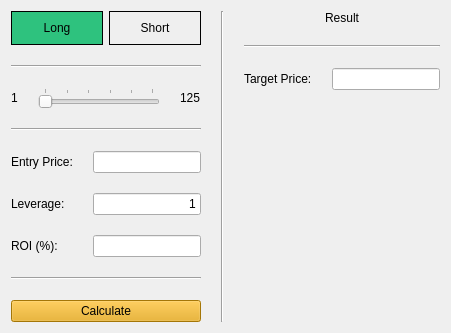
      <widget class="QWidget" name="tabTargetPrice">
       <attribute name="title">
        <string>Target Price</string>
       </attribute>
       <layout class="QHBoxLayout" name="horizontalLayout_9">
        <property name="spacing">
         <number>20</number>
        </property>
        <item>
         <layout class="QVBoxLayout" name="verticalLayout_10">
          <item>
           <layout class="QHBoxLayout" name="horizontalLayout_7">
            <property name="spacing">
             <number>6</number>
            </property>
            <property name="sizeConstraint">
             <enum>QLayout::SizeConstraint::SetMinimumSize</enum>
            </property>
            <item>
             <widget class="QFrame" name="targetLongFrame">
              <property name="sizePolicy">
               <sizepolicy hsizetype="Preferred" vsizetype="Fixed">
                <horstretch>0</horstretch>
                <verstretch>0</verstretch>
               </sizepolicy>
              </property>
              <property name="cursor">
               <cursorShape>PointingHandCursor</cursorShape>
              </property>
              <property name="styleSheet">
               <string notr="true">background-color: rgb(46, 194, 126);
border: 1px solid #000000;</string>
              </property>
              <property name="frameShape">
               <enum>QFrame::Shape::StyledPanel</enum>
              </property>
              <property name="frameShadow">
               <enum>QFrame::Shadow::Raised</enum>
              </property>
              <layout class="QVBoxLayout" name="verticalLayout_11">
               <item>
                <widget class="QLabel" name="label_23">
                 <property name="sizePolicy">
                  <sizepolicy hsizetype="Preferred" vsizetype="Fixed">
                   <horstretch>0</horstretch>
                   <verstretch>0</verstretch>
                  </sizepolicy>
                 </property>
                 <property name="styleSheet">
                  <string notr="true">border: none;</string>
                 </property>
                 <property name="text">
                  <string>Long</string>
                 </property>
                 <property name="alignment">
                  <set>Qt::AlignmentFlag::AlignCenter</set>
                 </property>
                </widget>
               </item>
              </layout>
             </widget>
            </item>
            <item>
             <widget class="QFrame" name="targetShortFrame">
              <property name="sizePolicy">
               <sizepolicy hsizetype="Preferred" vsizetype="Fixed">
                <horstretch>0</horstretch>
                <verstretch>0</verstretch>
               </sizepolicy>
              </property>
              <property name="cursor">
               <cursorShape>PointingHandCursor</cursorShape>
              </property>
              <property name="styleSheet">
               <string notr="true">border: 1px solid #000000;</string>
              </property>
              <property name="frameShape">
               <enum>QFrame::Shape::StyledPanel</enum>
              </property>
              <property name="frameShadow">
               <enum>QFrame::Shadow::Raised</enum>
              </property>
              <layout class="QVBoxLayout" name="verticalLayout_12">
               <item>
                <widget class="QLabel" name="label_24">
                 <property name="sizePolicy">
                  <sizepolicy hsizetype="Preferred" vsizetype="Fixed">
                   <horstretch>0</horstretch>
                   <verstretch>0</verstretch>
                  </sizepolicy>
                 </property>
                 <property name="styleSheet">
                  <string notr="true">border: none;</string>
                 </property>
                 <property name="text">
                  <string>Short</string>
                 </property>
                 <property name="alignment">
                  <set>Qt::AlignmentFlag::AlignCenter</set>
                 </property>
                </widget>
               </item>
              </layout>
             </widget>
            </item>
           </layout>
          </item>
          <item>
           <widget class="Line" name="line_11">
            <property name="orientation">
             <enum>Qt::Orientation::Horizontal</enum>
            </property>
           </widget>
          </item>
          <item>
           <layout class="QHBoxLayout" name="horizontalLayout_8">
            <item>
             <widget class="QLabel" name="label_25">
              <property name="sizePolicy">
               <sizepolicy hsizetype="Preferred" vsizetype="Fixed">
                <horstretch>0</horstretch>
                <verstretch>0</verstretch>
               </sizepolicy>
              </property>
              <property name="text">
               <string>1</string>
              </property>
             </widget>
            </item>
            <item>
             <widget class="QSlider" name="targetLeverageSlider">
              <property name="cursor">
               <cursorShape>PointingHandCursor</cursorShape>
              </property>
              <property name="minimum">
               <number>1</number>
              </property>
              <property name="maximum">
               <number>125</number>
              </property>
              <property name="orientation">
               <enum>Qt::Orientation::Horizontal</enum>
              </property>
              <property name="tickPosition">
               <enum>QSlider::TickPosition::TicksAbove</enum>
              </property>
              <property name="tickInterval">
               <number>25</number>
              </property>
             </widget>
            </item>
            <item>
             <widget class="QLabel" name="label_26">
              <property name="sizePolicy">
               <sizepolicy hsizetype="Preferred" vsizetype="Fixed">
                <horstretch>0</horstretch>
                <verstretch>0</verstretch>
               </sizepolicy>
              </property>
              <property name="text">
               <string>125</string>
              </property>
             </widget>
            </item>
           </layout>
          </item>
          <item>
           <widget class="Line" name="line_12">
            <property name="orientation">
             <enum>Qt::Orientation::Horizontal</enum>
            </property>
           </widget>
          </item>
          <item>
           <layout class="QFormLayout" name="formLayout_5">
            <item row="0" column="0">
             <widget class="QLabel" name="label_27">
              <property name="text">
               <string>Entry Price:</string>
              </property>
             </widget>
            </item>
            <item row="0" column="1">
             <widget class="QLineEdit" name="targetEntryPrice">
              <property name="alignment">
               <set>Qt::AlignmentFlag::AlignRight|Qt::AlignmentFlag::AlignTrailing|Qt::AlignmentFlag::AlignVCenter</set>
              </property>
             </widget>
            </item>
            <item row="1" column="0">
             <widget class="QLabel" name="label_28">
              <property name="text">
               <string>Leverage:</string>
              </property>
             </widget>
            </item>
            <item row="1" column="1">
             <widget class="QLineEdit" name="targetLeverage">
              <property name="text">
               <string>1</string>
              </property>
              <property name="alignment">
               <set>Qt::AlignmentFlag::AlignRight|Qt::AlignmentFlag::AlignTrailing|Qt::AlignmentFlag::AlignVCenter</set>
              </property>
             </widget>
            </item>
            <item row="2" column="0">
             <widget class="QLabel" name="label_29">
              <property name="text">
               <string>ROI (%):</string>
              </property>
             </widget>
            </item>
            <item row="2" column="1">
             <widget class="QLineEdit" name="targetRoi">
              <property name="alignment">
               <set>Qt::AlignmentFlag::AlignRight|Qt::AlignmentFlag::AlignTrailing|Qt::AlignmentFlag::AlignVCenter</set>
              </property>
             </widget>
            </item>
           </layout>
          </item>
          <item>
           <widget class="Line" name="line_13">
            <property name="orientation">
             <enum>Qt::Orientation::Horizontal</enum>
            </property>
           </widget>
          </item>
          <item>
           <widget class="QPushButton" name="targetCalculateBtn">
            <property name="cursor">
             <cursorShape>PointingHandCursor</cursorShape>
            </property>
            <property name="styleSheet">
             <string notr="true">background-color: rgb(229, 165, 10);
color: rgb(0, 0, 0);</string>
            </property>
            <property name="text">
             <string>Calculate</string>
            </property>
           </widget>
          </item>
         </layout>
        </item>
        <item>
         <widget class="Line" name="line_14">
          <property name="orientation">
           <enum>Qt::Orientation::Vertical</enum>
          </property>
         </widget>
        </item>
        <item>
         <layout class="QVBoxLayout" name="verticalLayout_14">
          <item>
           <widget class="QLabel" name="label_30">
            <property name="sizePolicy">
             <sizepolicy hsizetype="Preferred" vsizetype="Fixed">
              <horstretch>0</horstretch>
              <verstretch>0</verstretch>
             </sizepolicy>
            </property>
            <property name="text">
             <string>Result</string>
            </property>
            <property name="alignment">
             <set>Qt::AlignmentFlag::AlignCenter</set>
            </property>
           </widget>
          </item>
          <item>
           <widget class="Line" name="line_15">
            <property name="orientation">
             <enum>Qt::Orientation::Horizontal</enum>
            </property>
           </widget>
          </item>
          <item>
           <layout class="QFormLayout" name="formLayout_6">
            <item row="0" column="0">
             <widget class="QLabel" name="label_31">
              <property name="text">
               <string>Target Price:</string>
              </property>
             </widget>
            </item>
            <item row="0" column="1">
             <widget class="QLineEdit" name="targetTargetPrice">
              <property name="alignment">
               <set>Qt::AlignmentFlag::AlignRight|Qt::AlignmentFlag::AlignTrailing|Qt::AlignmentFlag::AlignVCenter</set>
              </property>
             </widget>
            </item>
           </layout>
          </item>
         </layout>
        </item>
       </layout>
      </widget>
